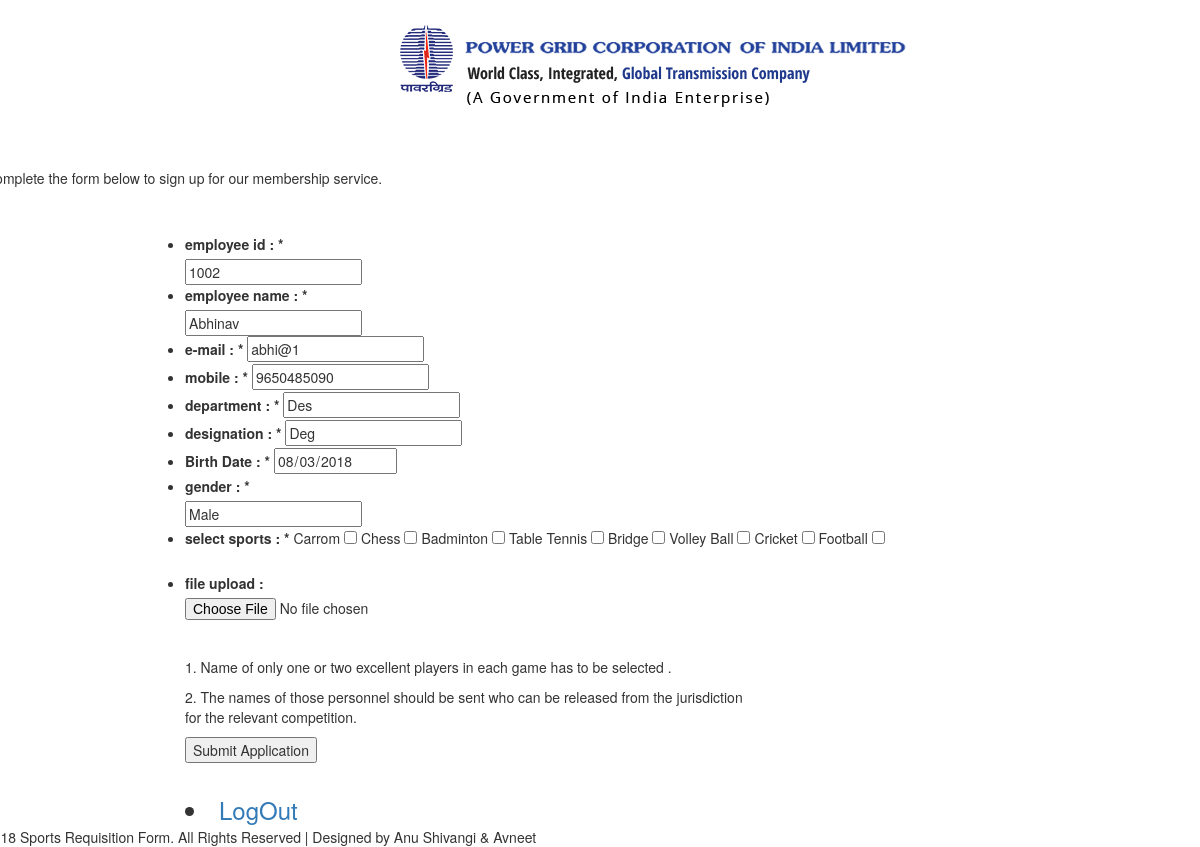
Screenshot of /admin/apply-form.php (signed in) with the database file from the repository.
### tables this page shows
CREATE TABLE `emp_entry` (
  `id` int(255) NOT NULL,
  `empid` varchar(100) NOT NULL,
  `empname` varchar(100) NOT NULL,
  `email` varchar(100) NOT NULL,
  `mobile` varchar(100) NOT NULL,
  `dept` varchar(100) NOT NULL,
  `des` varchar(100) NOT NULL,
  `dob` varchar(100) NOT NULL,
  `gender` varchar(100) NOT NULL,
  `password` varchar(100) NOT NULL,
  `date` varchar(100) NOT NULL,
  `status` varchar(100) NOT NULL
);

CREATE TABLE `add_games` (
  `id` int(10) NOT NULL,
  `gname` varchar(100) NOT NULL,
  `place` varchar(100) NOT NULL,
  `pmonth` varchar(100) NOT NULL
);

### admin/apply-form.php (the view, shortened to what this page needs)
<?php
 if($_SESSION["email"]==""){
 header("location:login.php");
 }else{
 include("connect.php");
  $email=$_SESSION["email"];
 $qry=mysqli_query($con,"select * from emp_entry where email='$email'");
 $row=mysqli_fetch_array($qry);
}
 ?>
<!DOCTYPE html>
<html>
<head>
<link href="css/style.css" rel="stylesheet" type="text/css" media="all"/>
<link rel="stylesheet" href="css/bootstrap.css" type="text/css">
</head>
<body>
<div class="row">
<div class="col-lg-12">
<img src="images/logo.png" style="margin-left:400px; margin-top:25px; ">
</div>
<div class="w3ls-main">
<h2>Application Form</h2>
<p>Complete the form below to sign up for our membership service.</p>
<div class="w3ls-form" style="margin-left:200px;">
 <form action="application-submit.php" method="post" enctype="multipart/form-data">
<ul class="fields">
<div class="Refer_w3l">
<h3>Your details</h3>
     <li>
		<label class="w3ls-opt">employee id :<span class="w3ls-star"> * </span></label>
		<div class="w3ls-name">
			<input type="text" name="login_id"  placeholder="employee id"  value="<?php echo $row['empid']; ?>" readonly/>
		</div>
	</li>
	<li>
		<label class="w3ls-opt">employee name :<span class="w3ls-star"> * </span></label>
		<div class="w3ls-name">
			<input type="text" name="empname"  placeholder="employee name"  value="<?php echo $row['empname']; ?>" readonly/>
		</div>
	</li>
	<li>
		<div class="mail">
			<label class="w3ls-opt">e-mail :<span class="w3ls-star"> * </span></label>
			<span class="w3ls-text w3ls-name">
				<input type="email" name="email" placeholder="Enter your e-mail" value="<?php echo $row['email']; ?>" readonly/>
			</span>
		</div>
	</li>
    <li>
		<div class="mail">
			<label class="w3ls-opt">mobile :<span class="w3ls-star"> * </span></label>
			<span class="w3ls-text w3ls-name">
				<input type="text" name="mobile" placeholder="enter mobile no." value="<?php echo $row['mobile']; ?>" readonly/>
			</span>
		</div>
	</li>
    <li>
		<div class="mail">
			<label class="w3ls-opt">department :<span class="w3ls-star"> * </span></label>
			<span class="w3ls-text w3ls-name">
				<input type="text" name="dept" placeholder="department"  value="<?php echo $row['dept']; ?>" readonly/>
			</span>
		</div>
	</li>
	<li>
		<label class="w3ls-opt">designation :<span class="w3ls-star"> * </span></label>
			<span class="w3ls-text w3ls-name">
				<input type="text" name="des" placeholder="designation" value="<?php echo $row['des']; ?>" readonly/>
			</span>
	</li>
   <li>
							<label class="w3ls-opt">Birth Date :<span class="w3ls-star"> * </span></label>
							<span class="w3ls-text w3ls-name">
				<input type="date" name="dob" placeholder="Dob" value="<?php echo $row['dob']; ?>" readonly/>
			</span>
						</li>
    <li>
							<label class="w3ls-opt">gender :<span class="w3ls-star"> * </span></label>
							<div class="w3ls-text w3ls-name">
								<span class="agile_sub-label">
							<input type="text" name="gender" placeholder="Gender" value="<?php echo $row['gender']; ?>" readonly/>
								</span>
							</div>
						</li>
		<li>
		<label class="w3ls-opt">select sports :<span class="w3ls-star"> * </span></label>
        <?php
    $qry2=mysqli_query($con,"select * from add_games");
    while($row=mysqli_fetch_array($qry2)){
?>
            <span class="w3ls-text w3ls-name">
            <span><?php echo $row['gname']; ?></span>
            <input type="checkbox" name="sports[]" value="<?php echo $row['gname']; ?> "   />
          </span>
            <?php }?>
	</li>
	<br>
     <li>
        <label class="w3ls-opt"> file upload :<span class="w3ls-star">  </span></label>
			<span class="w3ls-text w3ls-name">
				<input type="file" name="photo" />
			</span>
	</li>
	</div>
	<div class="Refer_w3l">
	<h3>Selection Process:</h3>
	<p>1. Name of only one or two excellent players in each game has to be selected .</p>
	<p>2. The names of those personnel should be sent who can be released from the jurisdiction <br>for the relevant competition.  </p>
	</div>
</ul>
	<div class="w3ls-btn">
		<input type="submit" value="Submit Application">
                    </div>
    <li style="font-size:24px; margin-top:30px;">
                    <a href="logout.php">
                        <span>LogOut</span>
                    </a>
                </li>
</form>
</div>
</div>
<footer>2018 Sports Requisition Form. All Rights Reserved | Designed by Anu Shivangi & Avneet</footer>
</html>

### admin/css/style.css (style rules this page uses)
h4, h5, h6, h1, h2, h3 { margin: 0; }
ul, ol { margin: 0; }
p { margin: 0; }
html, body { font-family: 'Roboto', sans-serif; font-size: 100%; overflow-x: hidden; background-size:cover; }
body a { transition: 0.5s all ease; -webkit-transition: 0.5s all ease; -moz-transition: 0.5s all ease; -o-transition: 0.5s all ease; -ms-transition: 0.5s all ease; text-decoration:none; }
h1,h2,h3,h4,h5,h6 { margin:0; }
p { margin:0; }
ul,label { margin:0; padding:0; }

### rows the page displays
emp_entry: login_id "1002", empname "Abhinav", email "abhi@1", mobile "9650485090", dept "Des", des "Deg", dob "08/03/2018", gender "Male"
add_games: gname "Carrom"
add_games: gname "Chess"
add_games: gname "Badminton"
add_games: gname "Table Tennis"
add_games: gname "Bridge"
add_games: gname "Volley Ball"
add_games: gname "Cricket"
add_games: gname "Football"
